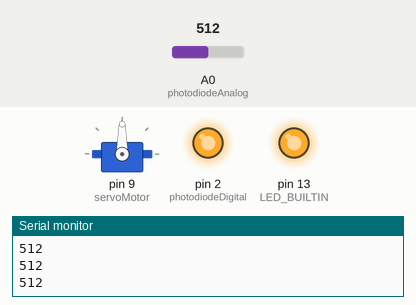
Simulated run of this sketch. Board: Arduino Uno, built with avr-gcc and run on an emulated ATmega328P. Shown: servo, output pins drawn as LEDs (lit = HIGH), the last lines printed to the serial monitor. Inputs (shaded band) come from the test bench; at power-on: A0 (photodiodeAnalog) = 512.

Above: at 1.3 s.
1.4 s: A0 (photodiodeAnalog) set to 584
2.9 s: A0 (photodiodeAnalog) set to 612
At 4.2 s:
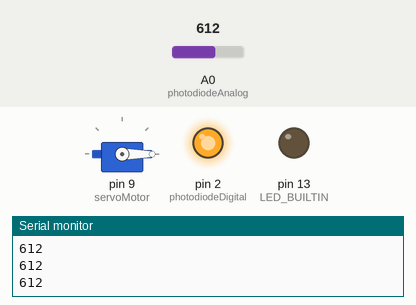
4.5 s: A0 (photodiodeAnalog) set to 590
At 5.5 s:
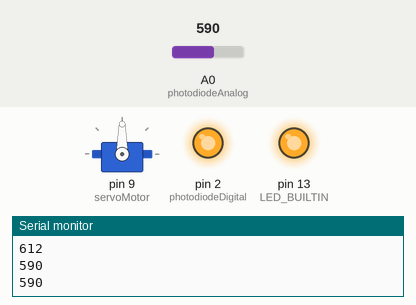
6.0 s: A0 (photodiodeAnalog) set to 610
At 6.6 s:
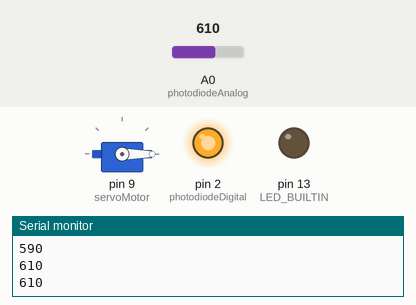
Timing chart, 0 to 8.5 s (numbered marks = the images above; inputs shaded):
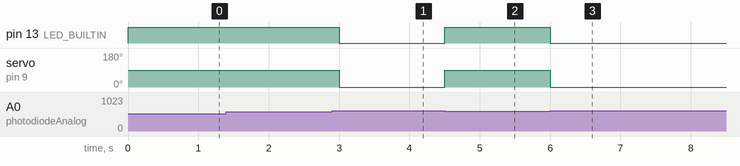

Measured:
- the behaviour switches between 600 and 601 on A0 (photodiodeAnalog) (found by bisection; images 0 and 1)
- after the input at 2.9 s, pin 13 (LED_BUILTIN): HIGH → LOW after 0.10 s; servo on pin 9 (servoMotor): 90° → 0° after 0.10 s
- after the input at 4.5 s, pin 13 (LED_BUILTIN): LOW → HIGH at once; servo on pin 9 (servoMotor): 0° → 90° at once
- after the input at 6.0 s, pin 13 (LED_BUILTIN): HIGH → LOW at once; servo on pin 9 (servoMotor): 90° → 0° at once

The sketch:

ir-002.ino
```cpp
 #include <Servo.h>

 int photodiodeDigital=2;              //digital pin 2
 int photodiodeAnalog=0;               //analog pin 0
 int limit=600;                        //Threshold range of an obstacle

 Servo servoMotor;

 void setup()
 {
  pinMode(photodiodeDigital,OUTPUT);
  digitalWrite(photodiodeDigital,HIGH);       //supply 5 volts to photodiode
  pinMode(LED_BUILTIN, OUTPUT);
  servoMotor.attach(9);
  servoMotor.write(0);
  Serial.begin(9600);          //setting serial monitor at a default baund rate of 9600
 }


 void loop()
 {
  int val=analogRead(photodiodeAnalog);  //variable to store values from the photodiode
  Serial.println(val);          // prints the values from the sensor in serial monitor
  if(val <= limit)              //If obstacle is nearer than the Threshold range
  {
   digitalWrite(LED_BUILTIN, HIGH);
   servoMotor.write(90);
   delay(500);
  }
  else if(val > limit)          //If obstacle is not in Threshold range
  {
   digitalWrite(LED_BUILTIN, LOW);
    servoMotor.write(0);
   delay(500);
  }
 }
```
